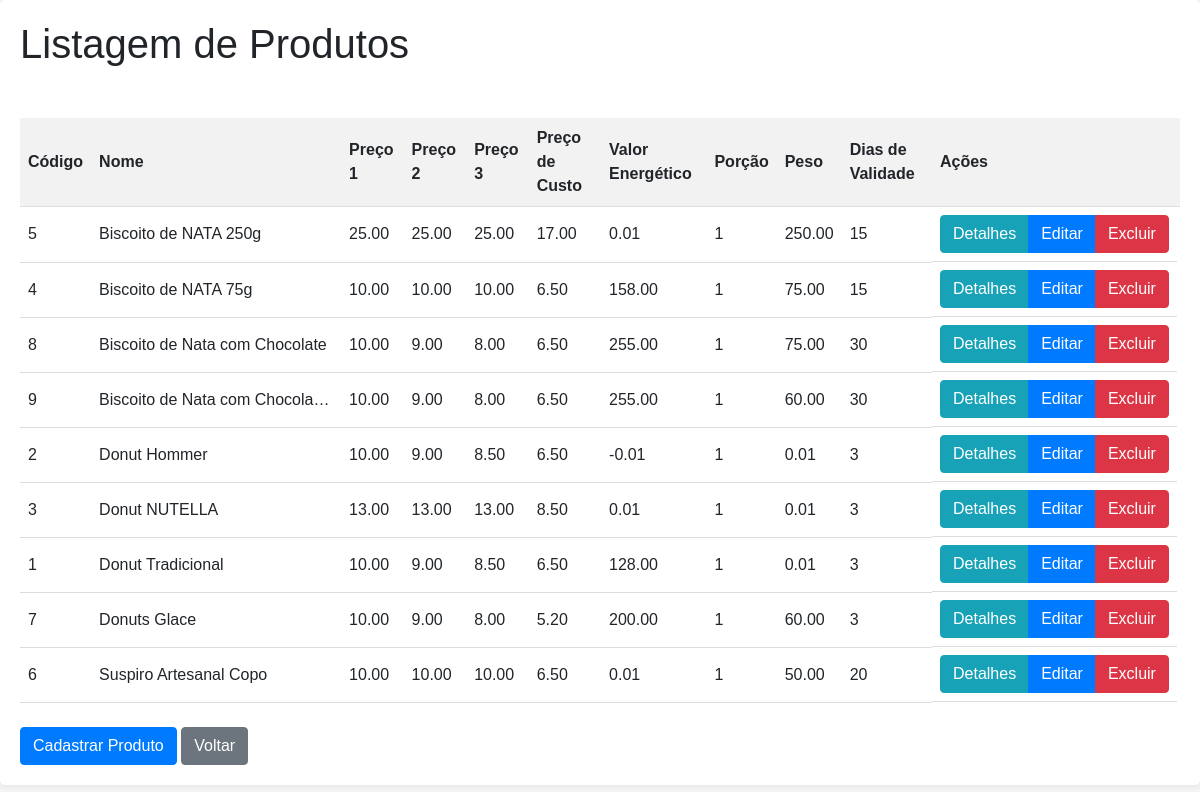
/produtos/, run on the app's committed database.
### lecoq2/models.py (models this page shows, shortened)
class Produto(models.Model):
    codigo = models.AutoField(primary_key=True)
    nome = models.CharField(max_length=100)
    preco1 = models.DecimalField(max_digits=10, decimal_places=2)
    preco2 = models.DecimalField(max_digits=10, decimal_places=2)
    preco3 = models.DecimalField(max_digits=10, decimal_places=2)
    preco_custo = models.DecimalField(max_digits=10, decimal_places=2)
    valor_energetico = models.DecimalField(max_digits=6, decimal_places=2)
    porcao = models.PositiveIntegerField()
    peso = models.DecimalField(max_digits=6, decimal_places=2)
    dias_validade = models.PositiveIntegerField()

### lecoq2/views.py (the view)
# urls.py: path('produtos/', views.listar_produtos, name='listar_produtos'),
def listar_produtos(request):
    produtos = Produto.objects.all().order_by('nome')
    return render(request, 'listar_produtos.html', {'produtos': produtos})

### lecoq2/templates/listar_produtos.html (shortened to what this page needs)
<!DOCTYPE html>
<html>
<head>
    <link rel="stylesheet" href="https://stackpath.bootstrapcdn.com/bootstrap/4.5.2/css/bootstrap.min.css">
</head>
<body>
    <div class="container">
        <h1>Listagem de Produtos</h1>
        <table>
            <tr>
                <th>Código</th>
                <th>Nome</th>
                <th>Preço 1</th>
                <th>Preço 2</th>
                <th>Preço 3</th>
                <th>Preço de Custo</th>
                <th>Valor Energético</th>
                <th>Porção</th>
                <th>Peso</th>
                <th>Dias de Validade</th>
                <th>Ações</th>
            </tr>
            {% for produto in produtos %}
                <tr>
                    <td>{{ produto.codigo }}</td>
                    <td class="nome-cell">{{ produto.nome }}</td>
                    <td>{{ produto.preco1 }}</td>
                    <td>{{ produto.preco2 }}</td>
                    <td>{{ produto.preco3 }}</td>
                    <td>{{ produto.preco_custo }}</td>
                    <td>{{ produto.valor_energetico }}</td>
                    <td>{{ produto.porcao }}</td>
                    <td>{{ produto.peso }}</td>
                    <td>{{ produto.dias_validade }}</td>
                     <td class="btn-group">
                         <a href="{% url 'detalhes_produto' produto.codigo %}" class="btn btn-info">Detalhes</a>
                         <a href="{% url 'editar_produto' produto.codigo %}" class="btn btn-primary">Editar</a>
                         <a href="{% url 'excluir_produto' produto.codigo %}" class="btn btn-danger">Excluir</a>
                     </td>
                </tr>
            {% endfor %}
        </table>
        <br>
        <a href="{% url 'cadastrar_produto' %}" class="btn btn-primary">Cadastrar Produto</a>
        <button class="btn btn-secondary" onclick="goBack()">Voltar</button>
    </div>
</body>
</html>

### lecoq2/templates/listar_produtos.html (style rules this page uses)
body { background-color: #f5f5f5; font-family: Arial, sans-serif; }
.container { max-width: 1200px; margin: 0 auto; padding: 20px; background-color: #fff; border-radius: 5px; box-shadow: 0px 0px 10px rgba(0, 0, 0, 0.1); }
table { width: 100%; border-collapse: collapse; margin-top: 50px; }
th, td { padding: 8px; text-align: left; border-bottom: 1px solid #ddd; }
th { background-color: #f2f2f2; }
.nome-cell { max-width: 250px; white-space: nowrap; overflow: hidden; text-overflow: ellipsis; }
.btn-group { margin-right: 3px; }

### data on the page
Produto: codigo "5", nome "Biscoito de NATA 250g", preco1 "25.00", preco2 "25.00", preco3 "25.00", preco_custo "17.00", valor_energetico "0.01", porcao "1", peso "250.00", dias_validade "15"
Produto: codigo "4", nome "Biscoito de NATA 75g", preco1 "10.00", preco2 "10.00", preco3 "10.00", preco_custo "6.50", valor_energetico "158.00", porcao "1", peso "75.00", dias_validade "15"
Produto: codigo "8", nome "Biscoito de Nata com Chocolate", preco1 "10.00", preco2 "9.00", preco3 "8.00", preco_custo "6.50", valor_energetico "255.00", porcao "1", peso "75.00", dias_validade "30"
Produto: codigo "9", nome "Biscoito de Nata com Chocola…", preco1 "10.00", preco2 "9.00", preco3 "8.00", preco_custo "6.50", valor_energetico "255.00", porcao "1", peso "60.00", dias_validade "30"
Produto: codigo "2", nome "Donut Hommer", preco1 "10.00", preco2 "9.00", preco3 "8.50", preco_custo "6.50", valor_energetico "-0.01", porcao "1", peso "0.01", dias_validade "3"
Produto: codigo "3", nome "Donut NUTELLA", preco1 "13.00", preco2 "13.00", preco3 "13.00", preco_custo "8.50", valor_energetico "0.01", porcao "1", peso "0.01", dias_validade "3"
Produto: codigo "1", nome "Donut Tradicional", preco1 "10.00", preco2 "9.00", preco3 "8.50", preco_custo "6.50", valor_energetico "128.00", porcao "1", peso "0.01", dias_validade "3"
Produto: codigo "7", nome "Donuts Glace", preco1 "10.00", preco2 "9.00", preco3 "8.00", preco_custo "5.20", valor_energetico "200.00", porcao "1", peso "60.00", dias_validade "3"
Produto: codigo "6", nome "Suspiro Artesanal Copo", preco1 "10.00", preco2 "10.00", preco3 "10.00", preco_custo "6.50", valor_energetico "0.01", porcao "1", peso "50.00", dias_validade "20"
